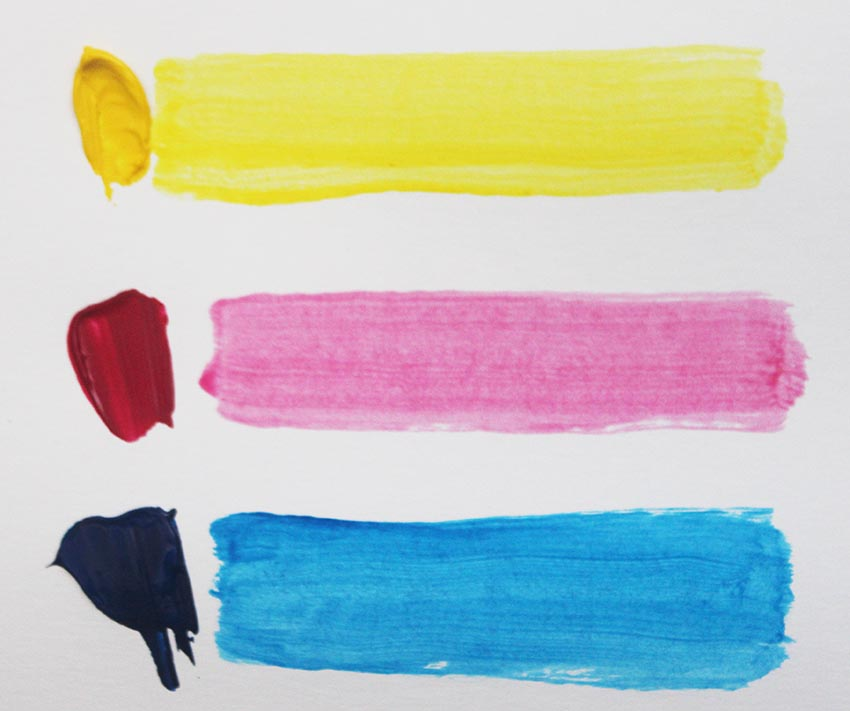
#> input picture images/Glaze.jpg, 850 x 711 px
$ python histograma_glaze.py
#> lines starting #> are read from the running program, lines starting #| are printed output that depends on the picture; after the words box and inside, x2 and y2 are one past the last pixel; in counts of white or black regions, pixels touching at a corner belong together
import sys
import os
#sys.path.insert(0, os.path.join('..', 'srcs'))
import numpy as np
import matplotlib.image as im
import matplotlib.pyplot as plt


def file_to_matriz(nome_file: str) -> np.array:

#> called with nome_file = 'images/Glaze.jpg'
    matriz_colorida = im.imread(nome_file)
#> matriz_colorida is the input picture: shape (711, 850, 3); mean R, G, B 190.3, 193.5, 187.6
    matriz_8bit = matriz_colorida
    matriz_8bit = matriz_8bit.astype(np.uint16)

    return matriz_8bit

def imagem_to_cinza(matrix_colorida: np.array) -> np.array:


    linhas = matrix_colorida.shape[0]
#> linhas = 711
    colunas = matrix_colorida.shape[1]
#> colunas = 850

    matrix_gray = np.zeros((linhas, colunas))

    for i in range(linhas):
        for j in range(colunas):
            r, g, b = matrix_colorida[i, j]
            matrix_gray[i,j] = int((r + g + b) / 3)
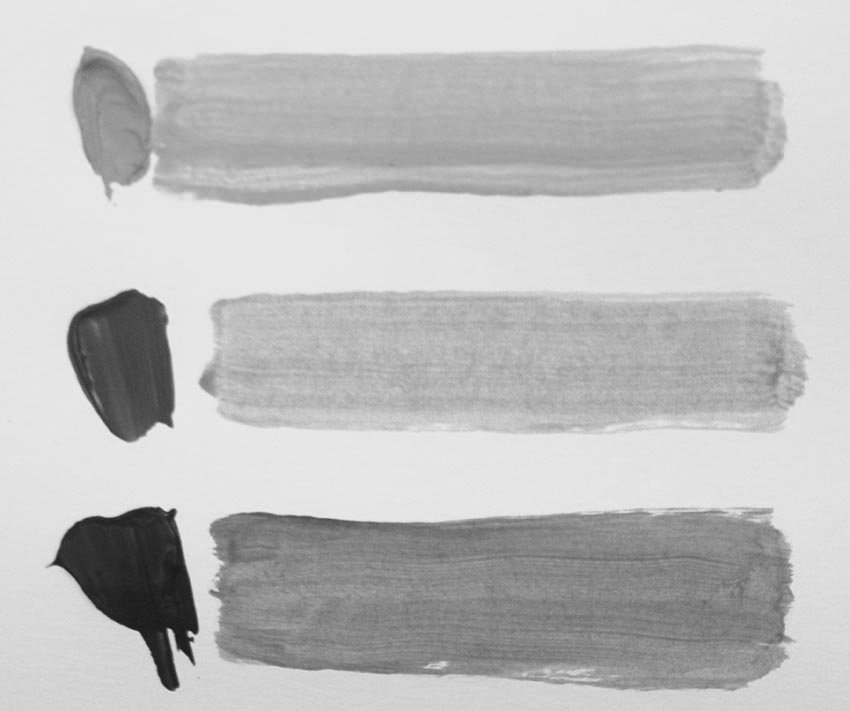
#> matrix_gray: shape (711, 850) float64; min 23, max 239, mean 190.2

    return matrix_gray


nome_file = os.path.join("images", "Glaze.jpg")

matriz_colorida = file_to_matriz(nome_file)

matriz_cinza = imagem_to_cinza(matriz_colorida)
matriz_colorida.shape

#Histograma
histograma = np.zeros(256).astype(int)

linhas = matriz_cinza.shape[0]
#> linhas = 711
colunas = matriz_cinza.shape[1]
#> colunas = 850

for i in range(linhas):
    for j in range(colunas):
        cor = matriz_cinza[i,j]
        cor = int(cor)
        histograma[cor] = histograma[cor] + 1
#> after the loop, histograma = 256 values, max 45809 at index 230, min 0 at index 0, mean 2360.7

threshold = 200

linhas = matriz_cinza.shape[0]
colunas = matriz_cinza.shape[1]

matrix_segmentada = np.zeros((linhas, colunas))

for i in range(linhas):
    for j in range(colunas):
        cor = matriz_cinza[i,j]
        if cor < threshold:
            matrix_segmentada[i,j] = 0
        else:
            matrix_segmentada[i,j] = 255
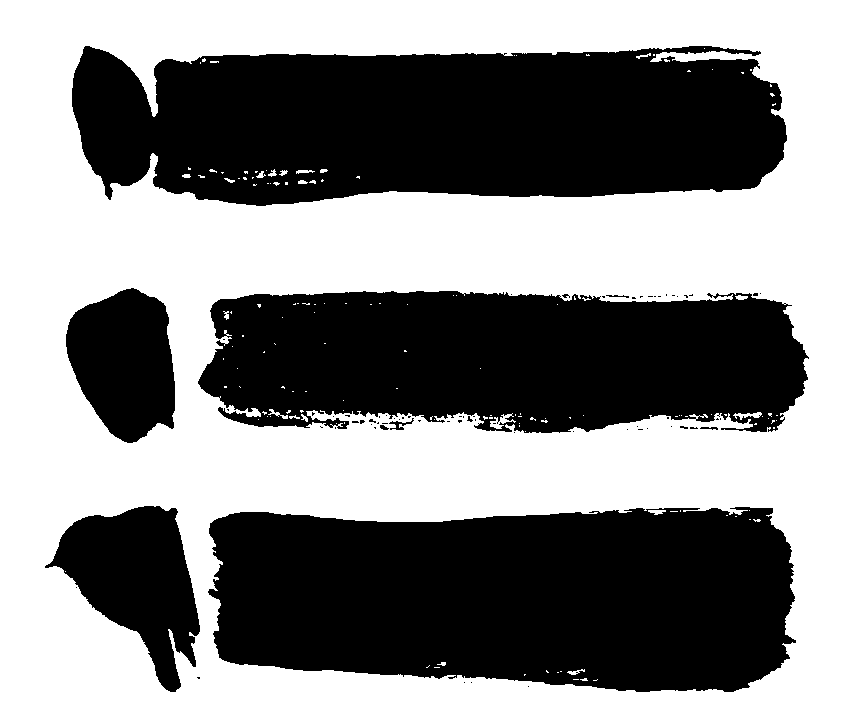
#> matrix_segmentada: shape (711, 850) float64; 52.1% white; 70 black regions (61 under 20 px), largest, box (x1, y1, x2, y2) and area: (72, 46, 787, 206) 95194, (208, 507, 796, 692) 93607, (198, 291, 809, 433) 72670

fig, axs = plt.subplots(1,3)
axs[0].imshow(matrix_segmentada, cmap = "gray")
axs[0].set_title("Imagem Segmentada")

axs[1].plot(range(256), histograma)
axs[1].plot([threshold, threshold], [0, 40_000])

axs[2].plot(range(256), histograma)

plt.tight_layout()
plt.show()
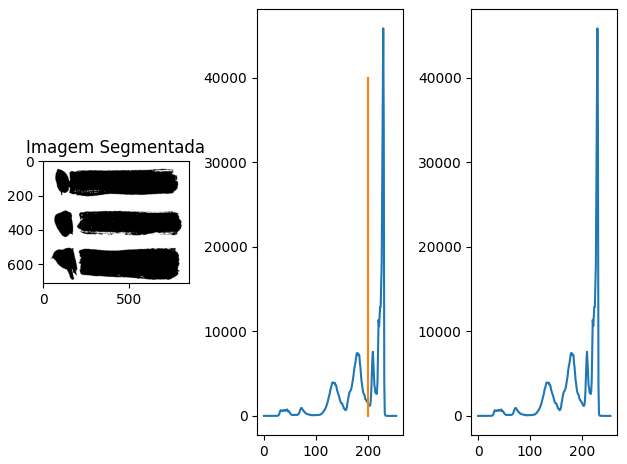
#> figure drawn by matplotlib, 3 panels; panel 2: curve peaks at x = 230, y = 45809; panel 3: curve peaks at x = 230, y = 45809

$ run again, with images/Red_Wine_Glass.jpg copied over images/Glaze.jpg
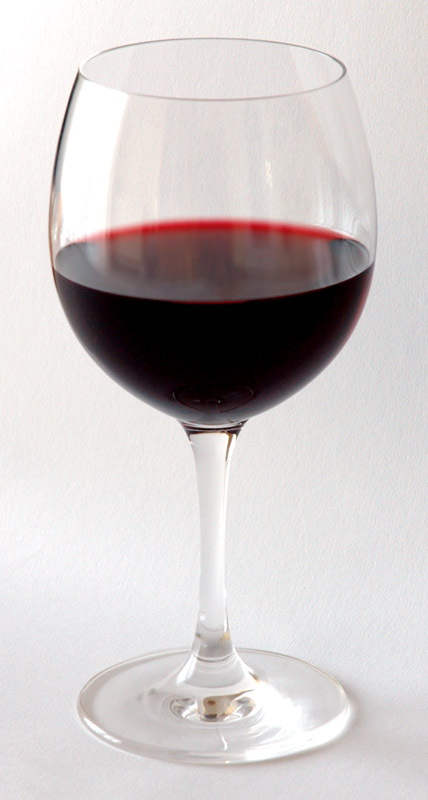
#> input picture images/Red_Wine_Glass.jpg, 428 x 800 px
#> in file_to_matriz, matriz_colorida is the input picture: shape (800, 428, 3); mean R, G, B 205.4, 199.7, 199.5
#> after the loop `for i in range(linhas):`: histograma = 256 values, max 10031 at index 0, min 83 at index 155, mean 1337.5
#> after the loop `for i in range(linhas):`:
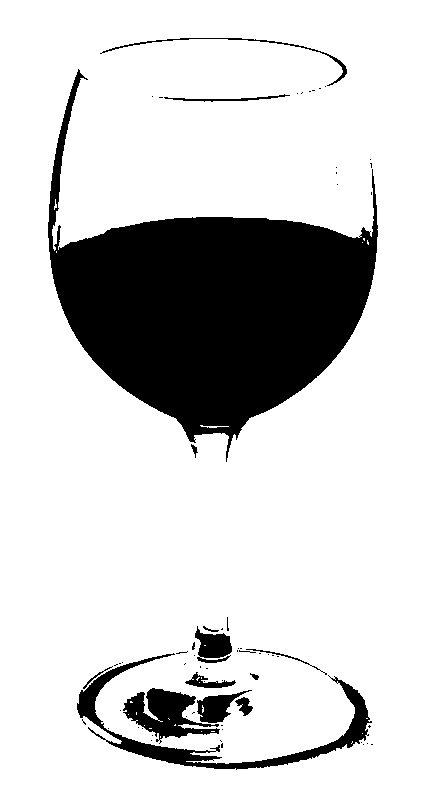
#> matrix_segmentada: shape (800, 428) float64; 81.5% white; 67 black regions (53 under 20 px), largest, box (x1, y1, x2, y2) and area: (48, 69, 378, 462) 53067, (77, 653, 372, 770) 4525, (123, 688, 220, 744) 2491
#> `plt.show()`:
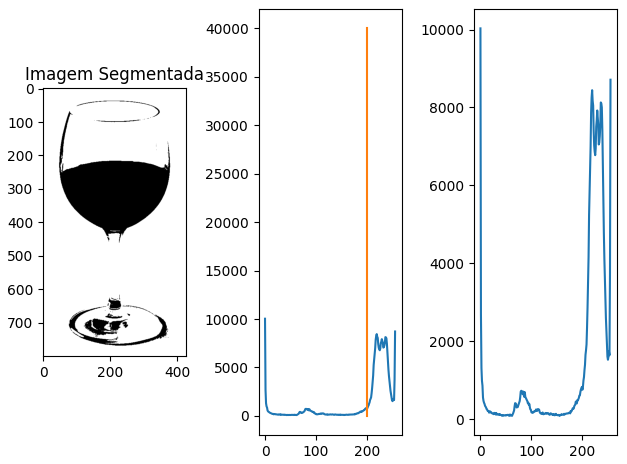
#> figure drawn by matplotlib, 3 panels; panel 2: curve peaks at x = 0, y = 10031; panel 3: curve peaks at x = 0, y = 10031
